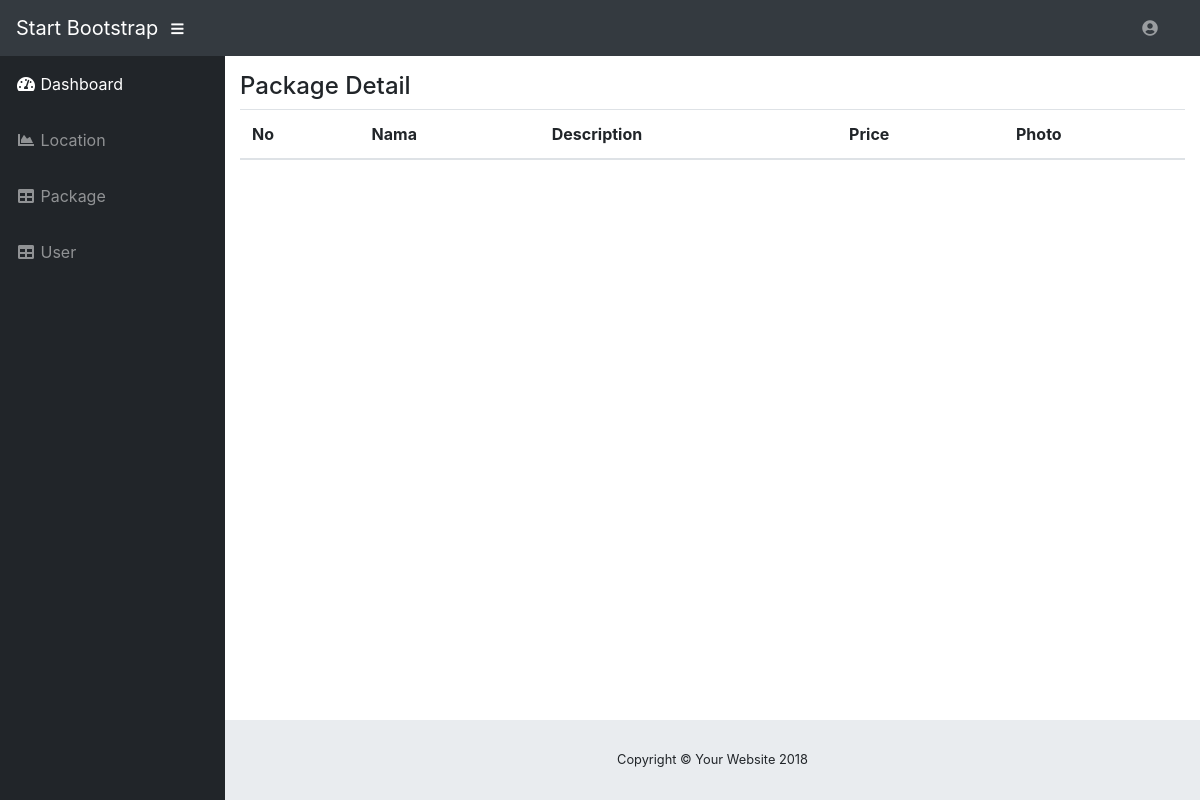
The app's page /admin/package_detail.php?id=22 (signed in), older data.
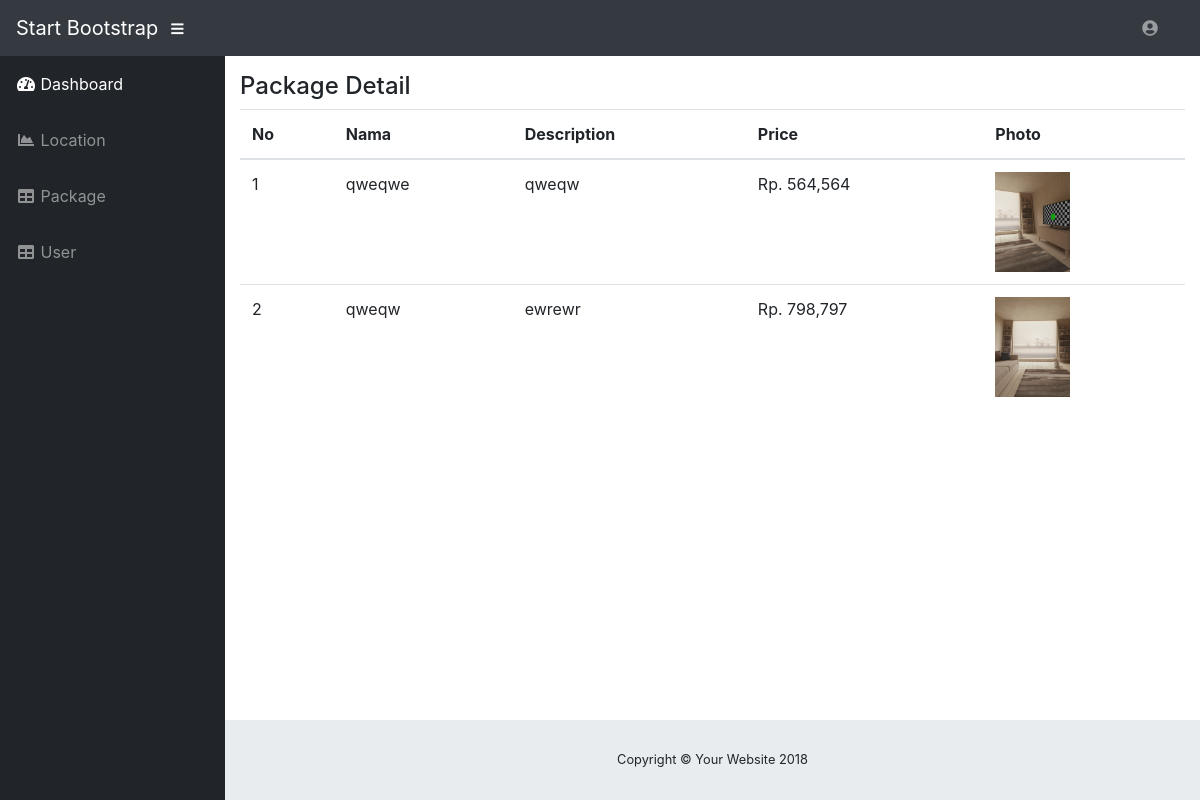
The same page, newer data.
### tables this page shows
CREATE TABLE `m_tourpack` (
  `id` int(11) NOT NULL,
  `package_id` int(11) NOT NULL,
  `name` varchar(100) NOT NULL,
  `description` varchar(1000) NOT NULL,
  `price` bigint(20) NOT NULL,
  `url_photo` varchar(100) NOT NULL,
  `mime_photo` varchar(100) NOT NULL
);

### admin/package_detail.php (the view, shortened to what this page needs)
<?php
include "../controller/connection.php";
$sql="select * from m_tourpack
where package_id=".$_GET['id'];
$query=mysqli_query($conn,$sql);
$arrTourPack=[];
while($row = mysqli_fetch_assoc($query))
	array_push($arrTourPack,$row);
?>
<?php include "../layout/baseHeader.php" ?>
<div class="container-fluid">
	<div class="row">
		<div class="col-sm-12">
			<h4>Package Detail</h4>
		</div>
		<div class="col-sm-12">
			<div class="table-responsive">
  			<table class="table nowrap" id="table" width="100%" cellspacing="0">
  				<thead>
  					<tr>
  						<th>No</th>
  						<th>Nama</th>
  						<th>Description</th>
  						<th>Price</th>
  						<th>Photo</th>
  					</tr>
  				</thead>
  				<tbody>
  					<?php foreach($arrTourPack as $key1=>$tourPack){ ?>
  						<tr>
  							<td><?= $key1+1 ?></td>
  							<td><?= $tourPack['name'] ?></td>
  							<td><?= ($tourPack['description']!="")?$tourPack['description']:"-" ?></td>
  							<td>Rp. <?= number_format($tourPack['price'],0,'.',',') ?></td>
  							<td>
  								<?php if($tourPack['url_photo']!=""){ ?>
  									<img src="../images/tour_pack/<?= $tourPack['url_photo'] ?>" height="100px"/>
  								<?php } ?>
  							</td>
  						</tr>
  					<?php } ?>
  				</tbody>
  			</table>
  		</div>
  	</div>
		</div>
	</div>
</div>
<?php include "../layout/baseFooter.php" ?>

Row changes from the older to the newer data that the page shows:
added m_tourpack: name "qweqwe", description "qweqw", price "564,564", url_photo (picture)
added m_tourpack: name "qweqw", description "ewrewr", price "798,797", url_photo (picture)
